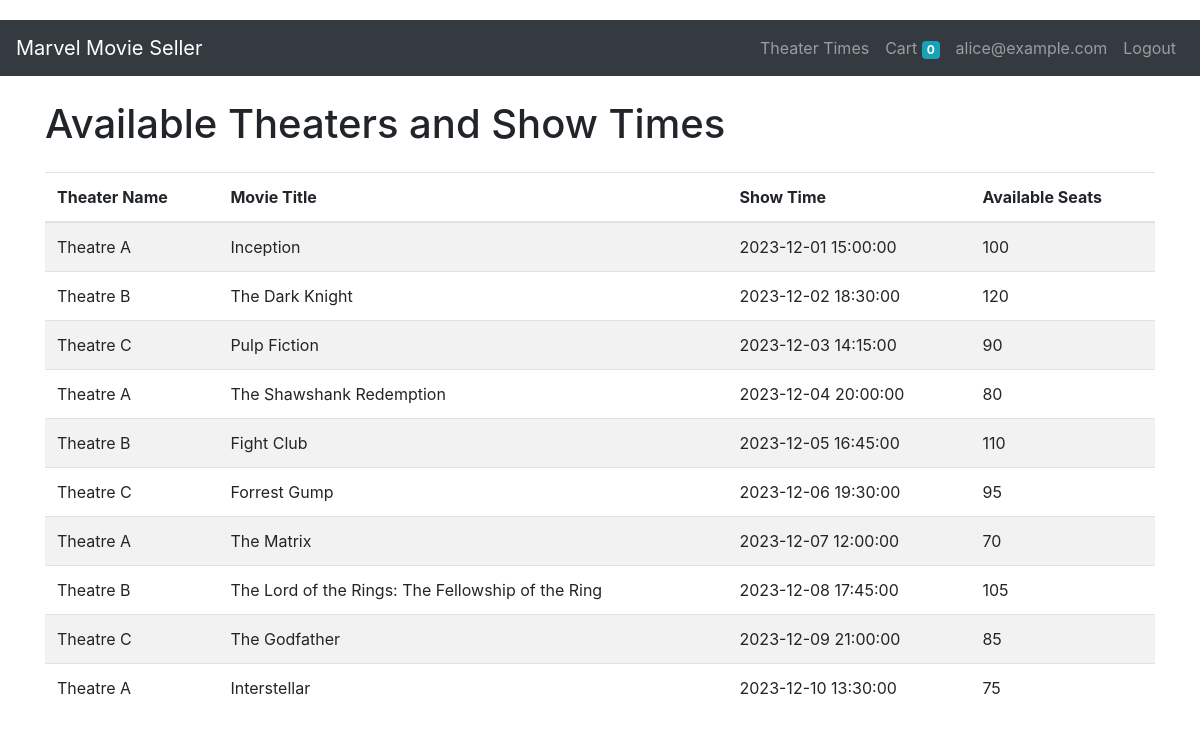
The app's page /theater_times.php (signed in) with its own data.
### tables this page shows
CREATE TABLE `times` (
  `id` int(11) NOT NULL,
  `theater_id` int(11) NOT NULL,
  `movie_id` int(11) NOT NULL,
  `available_seats` int(11) NOT NULL,
  `show_time` datetime NOT NULL
);

CREATE TABLE `THEATER` (
  `id` int(11) NOT NULL,
  `name` varchar(255) NOT NULL,
  `address` varchar(255) NOT NULL,
  `phone` varchar(255) NOT NULL
);

CREATE TABLE `MOVIE` (
  `id` int(11) NOT NULL,
  `title` varchar(255) NOT NULL,
  `year` int(11) NOT NULL,
  `wdb_rating` varchar(255) NOT NULL
);

### theater_times.php (the view, shortened to what this page needs)
<?php
require_once('db.php');
$sql = "SELECT t.*, th.name AS theater_name, m.title AS movie_title FROM times t
        INNER JOIN THEATER th ON t.theater_id = th.id
        INNER JOIN MOVIE m ON t.movie_id = m.id";
$result = $conn->query($sql);
?>
<!DOCTYPE html>
<html lang="en">
<head>
    <link href="https://stackpath.bootstrapcdn.com/bootstrap/4.5.2/css/bootstrap.min.css" rel="stylesheet">
</head>
<body>
<?php include 'navbar.php'; ?>
    <div class="container">
        <h1 class="mt-4 mb-4">Available Theaters and Show Times</h1>
        <div class="table-responsive">
            <table class="table table-striped">
                <thead>
                    <tr>
                        <th>Theater Name</th>
                        <th>Movie Title</th>
                        <th>Show Time</th>
                        <th>Available Seats</th>
                    </tr>
                </thead>
                <tbody>
                    <?php
                    if ($result->num_rows > 0) {
                        while ($row = $result->fetch_assoc()) {
                            echo "<tr>";
                            echo "<td>" . $row['theater_name'] . "</td>";
                            echo "<td>" . $row['movie_title'] . "</td>";
                            echo "<td>" . $row['show_time'] . "</td>";
                            echo "<td>" . $row['available_seats'] . "</td>";
                            echo "</tr>";
                        }
                    } else {
                        echo "<tr><td colspan='4'>No data available</td></tr>";
                    }
                    ?>
                </tbody>
            </table>
        </div>
    </div>
</body>
</html>

### theater_times.php (style rules this page uses)
body { padding-top: 20px; padding-bottom: 20px; }

### records on screen
times: theater.name "Theatre A", movie.title "Inception", show_time "2023-12-01 15:00:00", available_seats "100"
times: theater.name "Theatre B", movie.title "The Dark Knight", show_time "2023-12-02 18:30:00", available_seats "120"
times: theater.name "Theatre C", movie.title "Pulp Fiction", show_time "2023-12-03 14:15:00", available_seats "90"
times: theater.name "Theatre A", movie.title "The Shawshank Redemption", show_time "2023-12-04 20:00:00", available_seats "80"
times: theater.name "Theatre B", movie.title "Fight Club", show_time "2023-12-05 16:45:00", available_seats "110"
times: theater.name "Theatre C", movie.title "Forrest Gump", show_time "2023-12-06 19:30:00", available_seats "95"
times: theater.name "Theatre A", movie.title "The Matrix", show_time "2023-12-07 12:00:00", available_seats "70"
times: theater.name "Theatre B", movie.title "The Lord of the Rings: The Fellowship of the Ring", show_time "2023-12-08 17:45:00", available_seats "105"
times: theater.name "Theatre C", movie.title "The Godfather", show_time "2023-12-09 21:00:00", available_seats "85"
times: theater.name "Theatre A", movie.title "Interstellar", show_time "2023-12-10 13:30:00", available_seats "75"

### other values on screen
$_SESSION['userEmail'] "alice@example.com"
